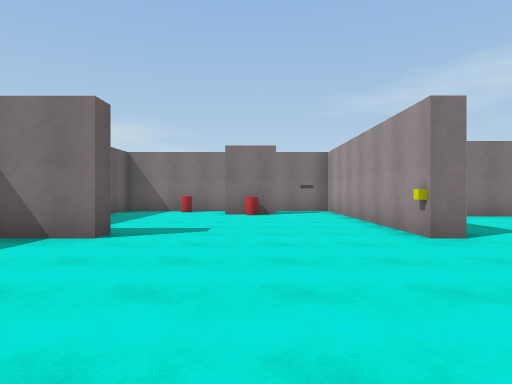
View 1 (above)

14 first-person views from a walk through a scene from a Unity 3-D project. The camera is 1.3 m above the floor, looks level and sees 75° across. The floor is counted in squares, 2 m on a side. Each view is taken from the middle of a square. On the plan, view 1 faces up. The plan holds only what a view shows up to about 10 squares ahead; the rest is blank. The place goes on beyond the plan. The player is left out. Surface patterns are stand-ins for the level's own textures.

View 2
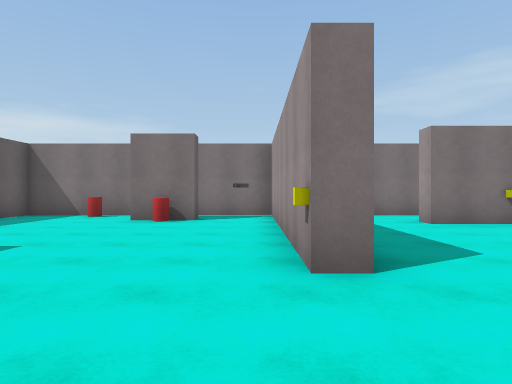

View 3
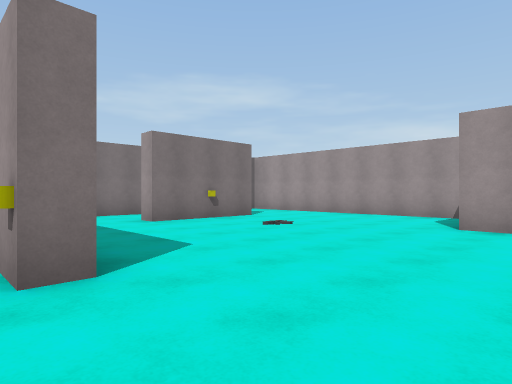

View 4
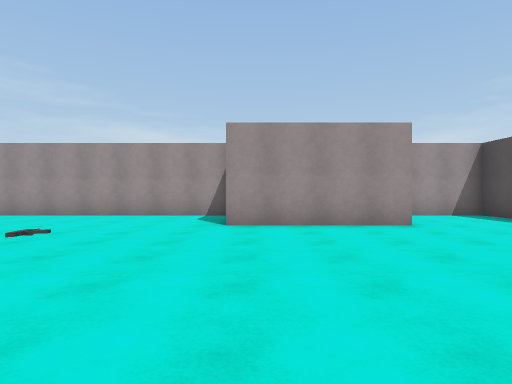

View 5
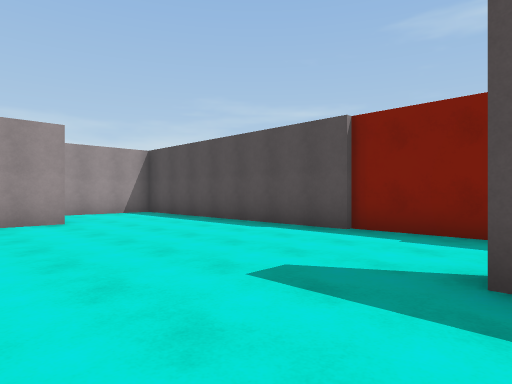

View 6
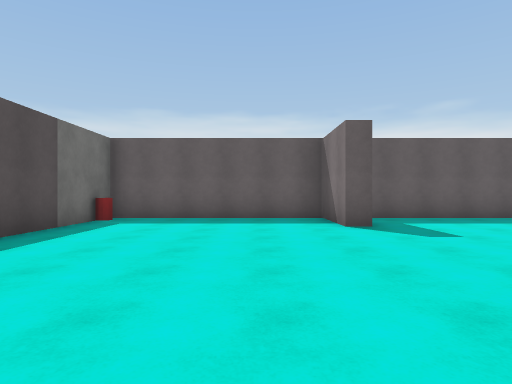

View 7
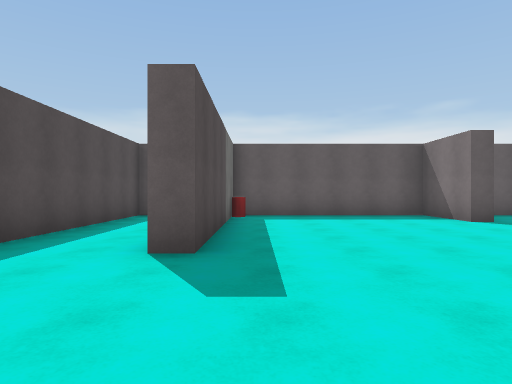

View 8
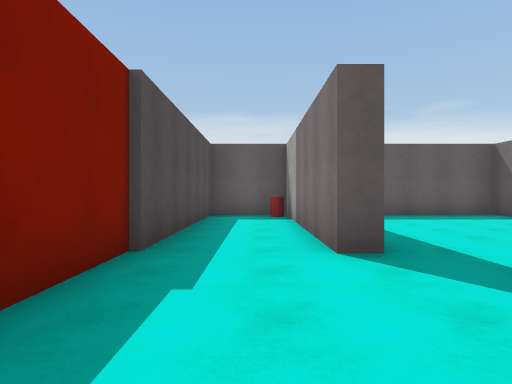

View 9
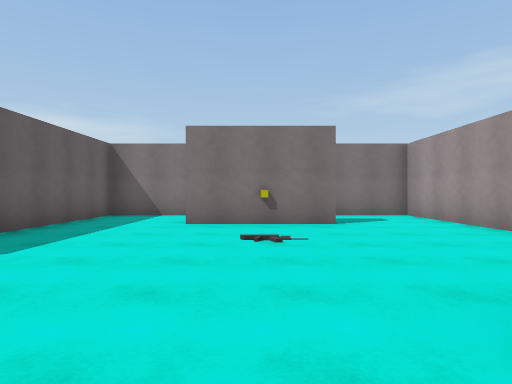

View 10
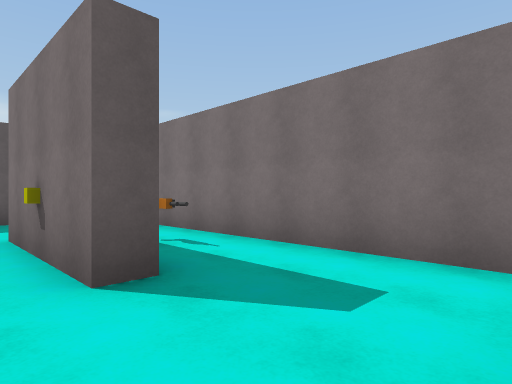

View 11
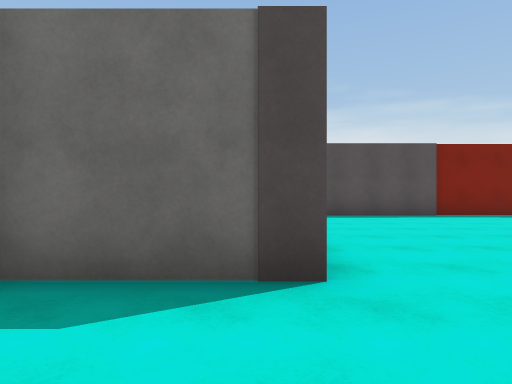

View 12
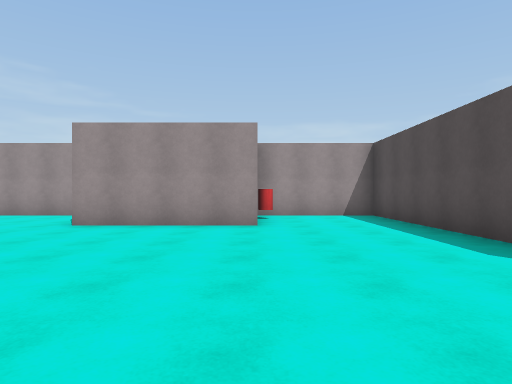

View 13
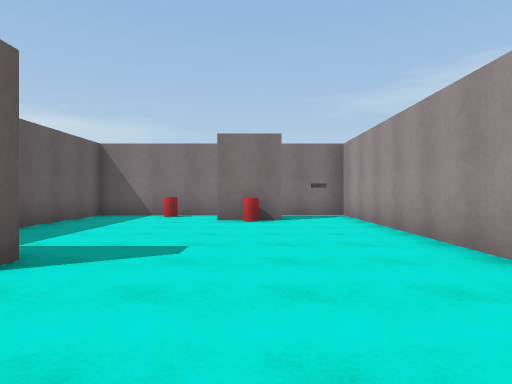

View 14
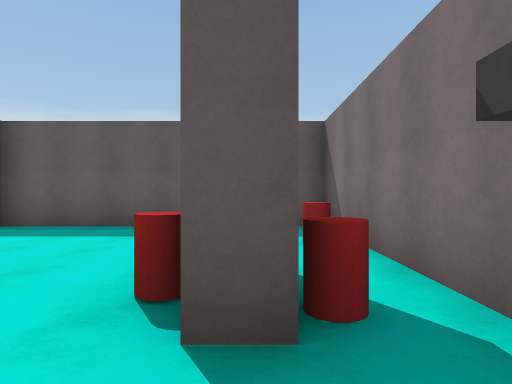

### Floor plan
Points are (right, up) in squares from view 1. A wall is a line through its corners. A room is listed if a view was taken in it or the views show most of it. See-through windows are left out.
Room 1 (views 1, 2, 3, 4, 5, 6, 7, 8, 9, 10, 11, 12, 13, 14)
walls: (3, 4.7) (2.4, 4.7) (2.4, 11.3) (-4.3, 11.3) (-4.3, 5.1); (-2.3, 5.2) (-2.3, 4.7) (-4.3, 4.7) (-4.3, -0.2); (8.5, -0.1) (8.5, 3.6) (11.2, 3.6) (11.2, 11.3) (2.9, 11.3) (2.9, 7.2); (8.6, 9.4) (8.6, 8.8) (5.6, 8.8) (5.6, 9.4); (-3.5, -0.6) (1.5, -0.6) (1.5, -1.1) (-3.4, -1.1); (-4.3, -1.8) (-4.3, -3.3) (11.2, -3.3) (11.2, 0)
ways out: gap at (7, 11)
objects: cylinder (-4, -1); cylinder (-4, 0); cylinder (-2, 11); cylinder (0, 9); cylinder (0, 10); other object (7, 10)

Where each view was taken, in squares from view 1:
view 1: 0 up, 0 right, facing up
view 2: 2 up, 2 right, facing up
view 3: 2 up, 2 right, facing up-right
view 4: 3 up, 2 right, facing right
view 5: 2 up, 1 right, facing down-right
view 6: 3 up, 4 right, facing left
view 7: 0 up, 5 right, facing left
view 8: 2 down, 5 right, facing left
view 9: 2 up, 7 right, facing up
view 10: 8 up, 11 right, facing up-left
view 11: 6 up, 9 right, facing down
view 12: 0 up, 2 right, facing right
view 13: 2 up, 0 right, facing up
view 14: 10 up, 2 right, facing left
